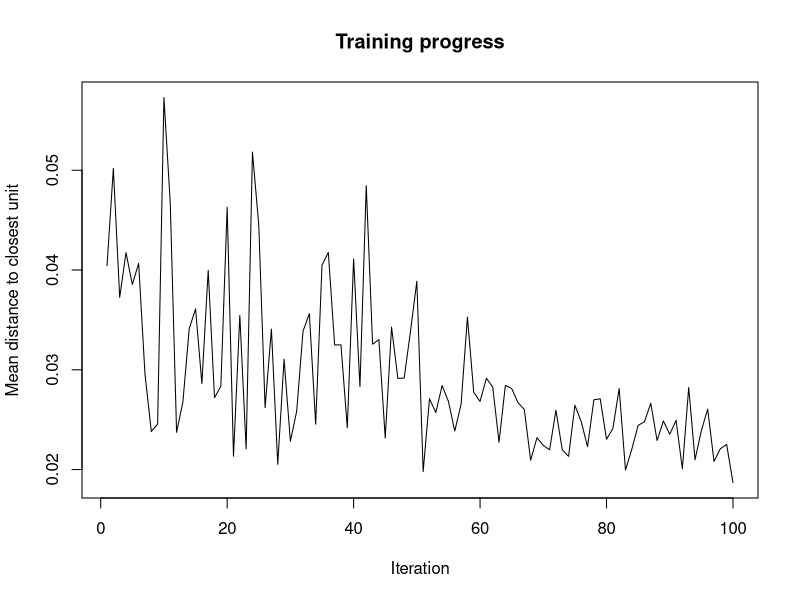
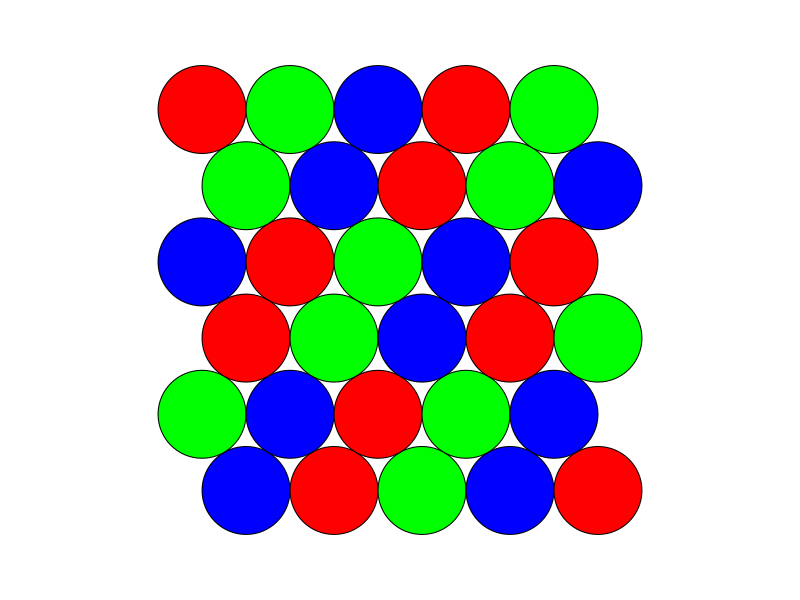
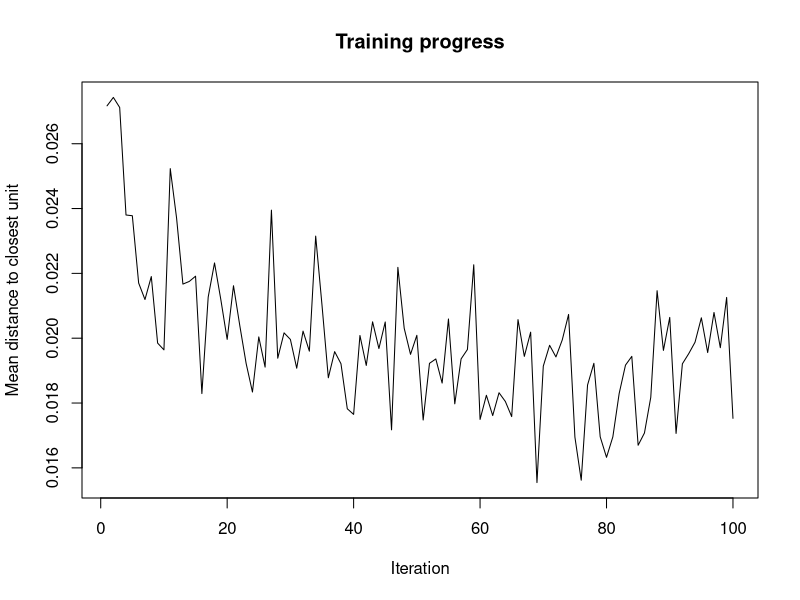
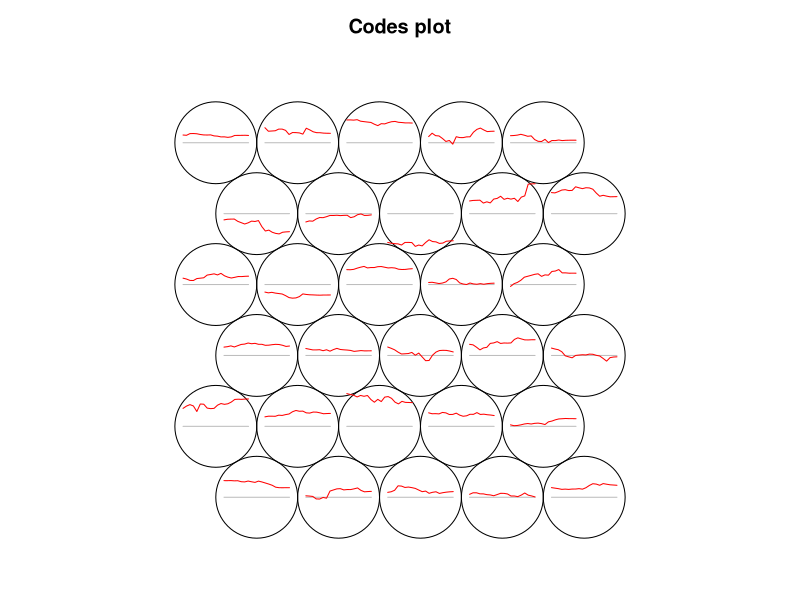
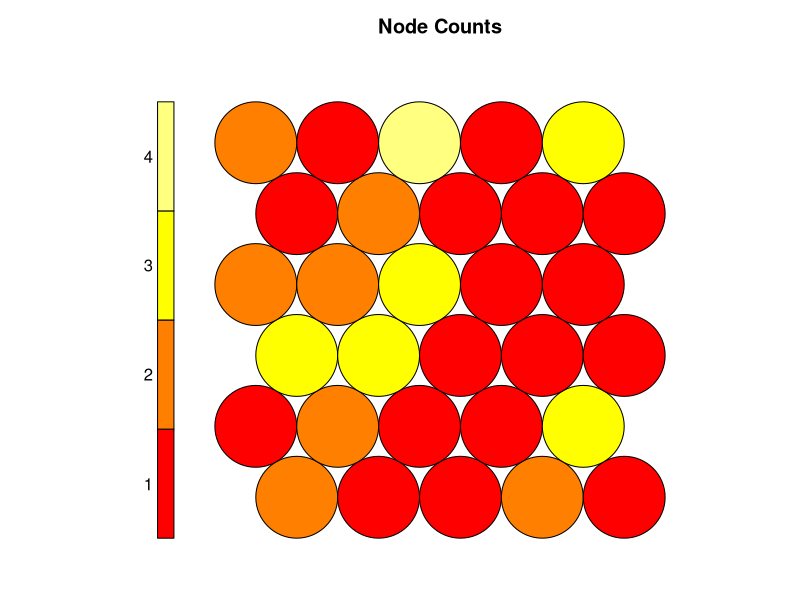
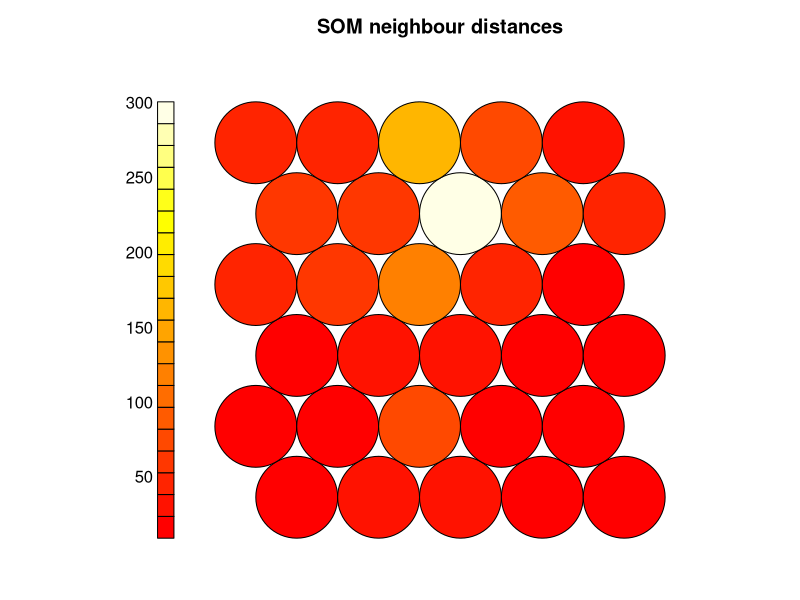
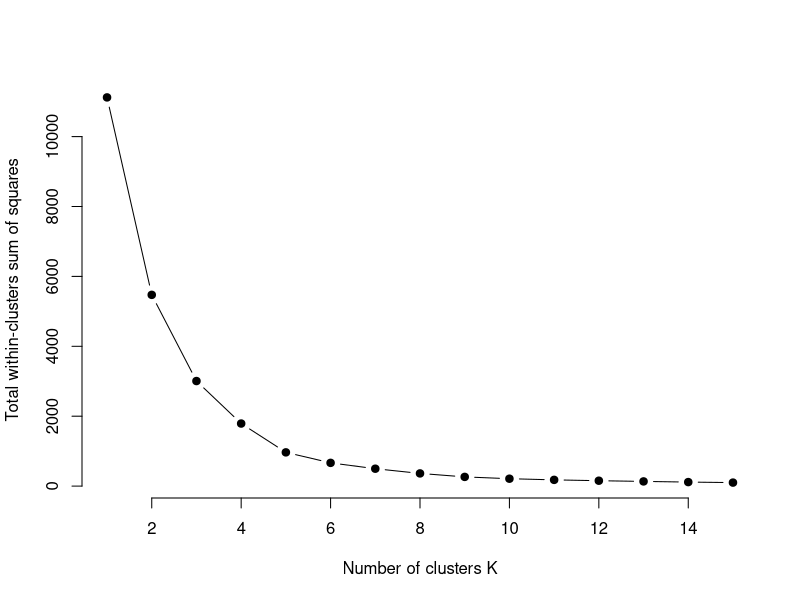

The R script that drew these images, in order: (Note: this script raises an error after producing the figures.)
getwd()
install.packages("kohonen")
library(kohonen)

# Data
# file <- read.csv(file.choose(), header = T)
file <- read.csv("us-states.csv")
data <- subset(file, select = -State )
str(data)
X <- scale(data)
# X <- as.numeric(X)
summary(X)

# SOM
set.seed(222)
g <- somgrid(xdim = 5, ydim = 6, topo = "hexagon" )
map <- som(X,
           grid = g,
           alpha = c(0.1, 0.01),
           radius = 1,
           keep.data = TRUE)

som <- som(X, grid = somgrid(5, 5, "hexagonal"), alpha = c(0.05, 0.01),
           radius = 1,
           keep.data = TRUE)
summary(som)
## xyf
#xyf <- xyf(X,file$State, grid = somgrid(5, 5, "hexagonal"))
#summary(xyf)

supersom<-supersom(X, grid=g,alpha = c(0.01, 0.05),
                   radius = 1,whatmap = NULL, maxNA.fraction = 0.50,
                   keep.data = TRUE, dist.fcts = NULL,
                   mode = c("online", "batch", "pbatch"), cores = -1,
                   normalizeDataLayers = TRUE)

plot(supersom, type = "changes")

#obj.classes <- as.integer(yeast$class)
#colors <- c("yellow", "green", "blue", "red", "orange")
#plot(yeast.supersom, type = "mapping", col = colors[obj.classes],
#     pch = obj.classes, main = "yeast da


plot(supersom,
     type = 'mapping',
     bgcol = c("blue","red","green"),
     keepMargins = F,
     col = NA,
     main = '')

plot(map, type = "changes")
plot(map)
plot(map, type="count", main="Node Counts")
plot(map, type="dist.neighbours", main = "SOM neighbour distances")


m = map$codes
m =dist(as.numeric(unlist(map$codes)))
som.events <- map$codes[[1]]
som.dist <- as.matrix(dist(som.events))
library(readr)
set.seed(222)
# Compute and plot wss for k = 2 to k = 15.
k.max <- 15
d<-as.matrix(dist(som.events))

wss <- sapply(1:k.max, 
              function(k){kmeans(d, k, nstart=50,iter.max =70 )$tot.withinss})
wss
plot(1:k.max, wss,
     type="b", pch = 19, frame = FALSE, 
     xlab="Number of clusters K",
     ylab="Total within-clusters sum of squares")
# Visualising cluster results
## use hierarchical clustering to cluster the codebook vectors
som_cluster
som_cluster <- cutree(hclust(m), 3)
# plot these results:
plot(map, type="mapping",  main = "Clusters") 
add.cluster.boundaries(map, som_cluster)
# get vector with cluster value for each original data sample
cluster_assignment <- som_cluster[map$unit.classif]
# for each of analysis, add the assignment as a column in the original data:
file$cluster <- cluster_assignment
write.table(file, "us-states-clusters.csv", row.names=FALSE, sep=",")

clus <- read.csv("us-states-clusters.csv")
clus

table(file$cluster)
